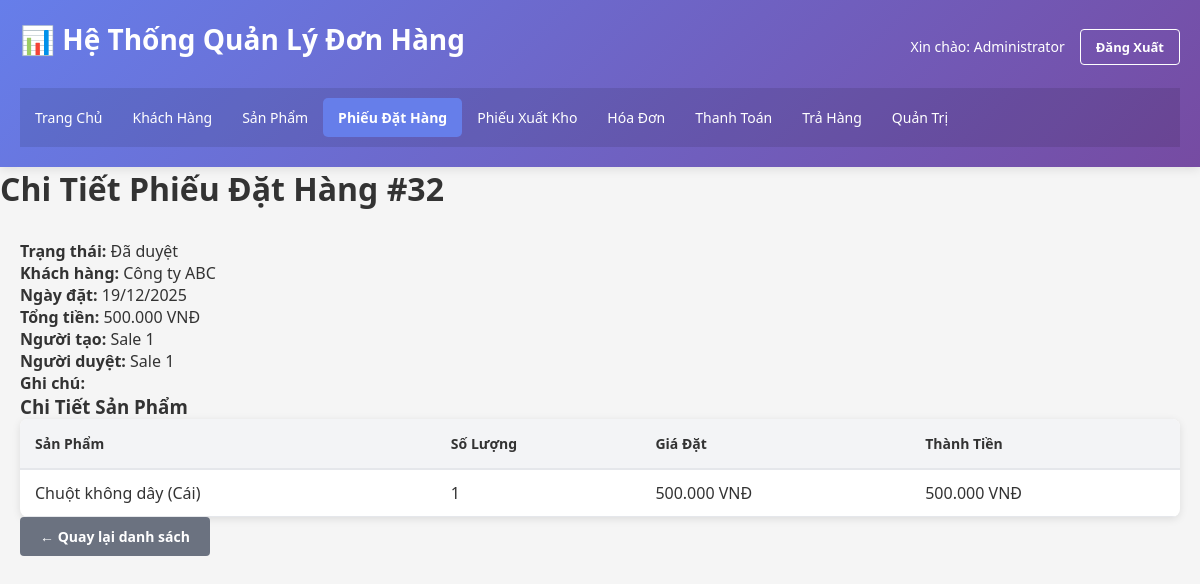
Screenshot of /phieu_dat_hang/detail.php?id=32 (signed in) with the database file from the repository.
### tables this page shows
CREATE TABLE `phieu_dat_hang` (
  `ma_phieu_dat_hang` int(11) NOT NULL,
  `ma_khach_hang` int(11) NOT NULL,
  `ngay_dat` date NOT NULL,
  `tong_tien` decimal(15,2) DEFAULT 0.00,
  `created_by` int(11) DEFAULT NULL,
  `approved_by` int(11) DEFAULT NULL,
  `approved_at` datetime DEFAULT NULL,
  `trang_thai` enum('Chờ duyệt','Đã duyệt','Hủy') DEFAULT 'Chờ duyệt',
  `ghi_chu` text DEFAULT NULL
);

CREATE TABLE `khach_hang` (
  `ma_khach_hang` int(11) NOT NULL,
  `ten_khach_hang` varchar(255) NOT NULL,
  `dia_chi` varchar(500) DEFAULT NULL,
  `dien_thoai` varchar(20) DEFAULT NULL,
  `email` varchar(100) DEFAULT NULL,
  `ngay_tao` datetime DEFAULT current_timestamp(),
  `trang_thai` enum('Hoạt động','Ngừng hoạt động') DEFAULT 'Hoạt động'
);

CREATE TABLE `users` (
  `id` int(11) NOT NULL,
  `username` varchar(50) NOT NULL,
  `password` varchar(255) NOT NULL,
  `full_name` varchar(100) DEFAULT NULL,
  `status` tinyint(4) DEFAULT 1,
  `role` varchar(50) DEFAULT 'guest',
  `created_at` datetime DEFAULT current_timestamp()
);

CREATE TABLE `chi_tiet_phieu_dat_hang` (
  `ma_chi_tiet` int(11) NOT NULL,
  `ma_phieu_dat_hang` int(11) NOT NULL,
  `ma_san_pham` int(11) NOT NULL,
  `so_luong` int(11) NOT NULL,
  `gia_dat` decimal(15,2) NOT NULL,
  `thanh_tien` decimal(15,2) GENERATED ALWAYS AS (`so_luong` * `gia_dat`) STORED
);

CREATE TABLE `san_pham` (
  `ma_san_pham` int(11) NOT NULL,
  `ten_san_pham` varchar(255) NOT NULL,
  `ma_loai_san_pham` int(11) DEFAULT NULL,
  `gia_ban` decimal(15,2) NOT NULL,
  `don_vi` varchar(50) DEFAULT 'Cái',
  `mo_ta` text DEFAULT NULL,
  `ngay_tao` datetime DEFAULT current_timestamp()
);

### config.php (called while the page is built, shortened)
<?php
function formatMoney($amount) {
    return number_format($amount, 0, ',', '.');
}
?>

### phieu_dat_hang/detail.php (the view, shortened to what this page needs)
<?php
include '../config.php';
$id = intval($_GET['id']);
$stmt = $conn->prepare("
    SELECT p.*, u.full_name AS nguoi_tao, a.full_name AS nguoi_duyet
    FROM phieu_dat_hang p
    LEFT JOIN users u ON p.created_by = u.id
    LEFT JOIN users a ON p.approved_by = a.id
    WHERE p.ma_phieu_dat_hang = ?
");
$stmt->bind_param("i", $id);
$stmt->execute();
$result = $stmt->get_result();
$po = $result->fetch_assoc();
$stmt_items = $conn->prepare("
    SELECT
        ct.ma_san_pham,
        sp.ten_san_pham,
        sp.don_vi,
        ct.so_luong,
        ct.gia_dat,
        (ct.so_luong * ct.gia_dat) AS thanh_tien
    FROM chi_tiet_phieu_dat_hang ct
    JOIN san_pham sp ON ct.ma_san_pham = sp.ma_san_pham
    WHERE ct.ma_phieu_dat_hang = ?
");
$stmt_items->bind_param("i", $id);
$stmt_items->execute();
$items = $stmt_items->get_result();
?>
<!DOCTYPE html>
<html lang="vi">
<head>
    <link rel="stylesheet" href="../css/style.css">
</head>
<body>
    <div class="container">
        <?php include '../header.php'; ?>
        <h1>Chi Tiết Phiếu Đặt Hàng #<?= $id ?></h1>
        <main>
            <div class="detail-card">
                <p><strong>Trạng thái:</strong> <span class="status-<?= strtolower(str_replace(' ', '-', $po['trang_thai'])) ?>"><?= htmlspecialchars($po['trang_thai']) ?></span></p>
                <p><strong>Khách hàng:</strong> <?= $conn->query("SELECT ten_khach_hang FROM khach_hang WHERE ma_khach_hang = " . $po['ma_khach_hang'])->fetch_assoc()['ten_khach_hang'] ?? 'N/A' ?></p>
                <p><strong>Ngày đặt:</strong> <?= date('d/m/Y', strtotime($po['ngay_dat'])) ?></p>
                <p><strong>Tổng tiền:</strong> <?= formatMoney($po['tong_tien']) ?> VNĐ</p>
                <p><strong>Người tạo:</strong> <?= htmlspecialchars($po['nguoi_tao'] ?? 'N/A') ?></p>
                <p><strong>Người duyệt:</strong> <?= htmlspecialchars($po['nguoi_duyet'] ?? 'N/A') ?></p>
                <p><strong>Ghi chú:</strong> <?= htmlspecialchars($po['ghi_chu'] ?? 'Không có') ?></p>
            </div>
            <h3>Chi Tiết Sản Phẩm</h3>
            <table class="table">
                <thead>
                    <tr><th>Sản Phẩm</th><th>Số Lượng</th><th>Giá Đặt</th><th>Thành Tiền</th></tr>
                </thead>
                <tbody>
                    <?php while($r = $items->fetch_assoc()): ?>
                    <tr>
                        <td><?= htmlspecialchars($r['ten_san_pham']) ?> (<?= $r['don_vi'] ?>)</td>
                        <td><?= $r['so_luong'] ?></td>
                        <td><?= formatMoney($r['gia_dat']) ?> VNĐ</td>
                        <td><?= formatMoney($r['thanh_tien']) ?> VNĐ</td>
                    </tr>
                    <?php endwhile; ?>
                </tbody>
            </table>
            <div class="actions">
                <a href="list.php" class="btn-secondary">← Quay lại danh sách</a>
            </div>
        </main>
    </div>
</body>
</html>

### css/style.css (style rules this page uses)
* { margin: 0; padding: 0; box-sizing: border-box; }
body { font-family: 'Segoe UI', Tahoma, Geneva, Verdana, sans-serif; background-color: #f5f5f5; color: #333; }
.container { max-width: 1200px; margin: 0 auto; min-height: 100vh; display: flex; flex-direction: column; }
main { flex: 1; padding: 30px 20px; }
.table { width: 100%; border-collapse: collapse; background: white; box-shadow: 0 2px 8px rgba(0,0,0,0.1); border-radius: 8px; overflow: hidden; }
.table thead { background-color: #f3f4f6; border-bottom: 2px solid #e5e7eb; }
.table th { padding: 15px; text-align: left; font-weight: 600; color: #333; font-size: 14px; }
.table td { padding: 12px 15px; border-bottom: 1px solid #e5e7eb; }
.btn-primary, .btn-secondary, .btn-danger, .btn-warning, .btn-info, .btn-logout { padding: 10px 20px; border: none; border-radius: 4px; font-size: 14px; cursor: pointer; text-decoration: none; display: inline-block; transition: all 0.3s; font-weight: 600; }
.btn-secondary { background-color: #6b7280; color: white; }

### rows the page displays
phieu_dat_hang: trang_thai "Đã duyệt", ma_khach_hang.ten_khach_hang "Công ty ABC", ngay_dat "19/12/2025", tong_tien "500.000", users.full_name "Sale 1"
chi_tiet_phieu_dat_hang: ma_san_pham.ten_san_pham "Chuột không dây", ma_san_pham.don_vi "Cái", so_luong "1", gia_dat "500.000", thanh_tien "500.000"

### other values shown
$_SESSION['user_name'] "Administrator"
$id "32"
